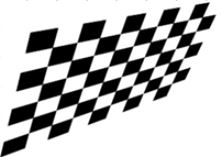
#> input picture image/skewed_chess_board.JPG, 222 x 157 px, found by its file name
$ jupyter execute CornerDetectors.ipynb   (shell and % lines are left out)
#> lines starting #> are read from the running program, lines starting #| are printed output that depends on the picture; after the words box and inside, x2 and y2 are one past the last pixel; in counts of white or black regions, pixels touching at a corner belong together
[cell 1]
import numpy as np
import matplotlib.pyplot as plt
import cv2

[cell 2]
image = cv2.imread('../image/skewed_chess_board.jpg')
#> image is the input picture: shape (157, 222, 3); min 0, max 255, mean 186.3
image_copy = np.copy(image)

image_copy = cv2.cvtColor(image_copy,cv2.COLOR_BGR2RGB)
plt.imshow(image_copy)

[cell 3]
gray = cv2.cvtColor(image_copy,cv2.COLOR_RGB2GRAY)
plt.imshow(gray, cmap='gray')

[cell 4]
#convert gray to float32
gray = np.float32(gray)

#detect corners
dst = cv2.cornerHarris(gray,2,3,0.04)
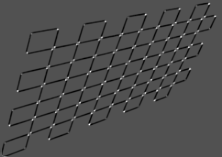
#> dst: shape (157, 222) float32; min -83001320, max 176005008, mean -3815091.8; drawn with min black and max white

[cell 5]
dst = cv2.dilate(dst,None)
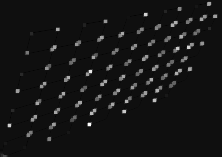
#> dst: shape (157, 222) float32; min -11215347, max 176005008, mean 4307447.5; drawn with min black and max white
plt.imshow(dst, cmap='gray')

[cell 6]
#define threshold for defining strong corners
thresh= 0.01*dst.max()
#> thresh = 1760050.1

corner_image= np.copy(image_copy)
#if passed thru threshold iterate thru all the corners and draw them on the image

for j in range(0, dst.shape[0]):
    for i in range(0, dst.shape[1]):
        if (dst[j,i] > thresh):
            #image , center point , radius, color , thickness
            cv2.circle(corner_image,(i,j),1,(0,255,0),1)
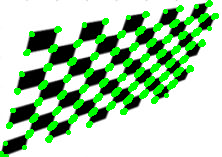
#> corner_image: shape (157, 222, 3); 13.63% of pixels changed, all inside (x1, y1, x2, y2) = (0, 0, 219, 157)
plt.imshow(corner_image)

$ run again, with image/face1.JPG copied over image/skewed_chess_board.JPG
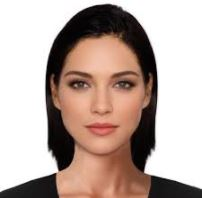
#> input picture image/face1.JPG, 202 x 198 px, found by its file name
#> image is the input picture: shape (198, 202, 3); mean B, G, R 160.8, 168.7, 187.1
#> `dst = cv2.dilate(dst,None)`:
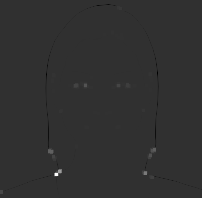
#> dst: shape (198, 202) float32; min -14169534, max 60467644, mean 39142.4; drawn with min black and max white
#> thresh = 604676.4
#> after the loop `for j in range(0, dst.shape[0]):`:
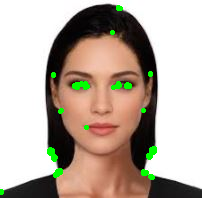
#> corner_image: shape (198, 202, 3); mean R, G, B 184.8, 171.8, 159.1
